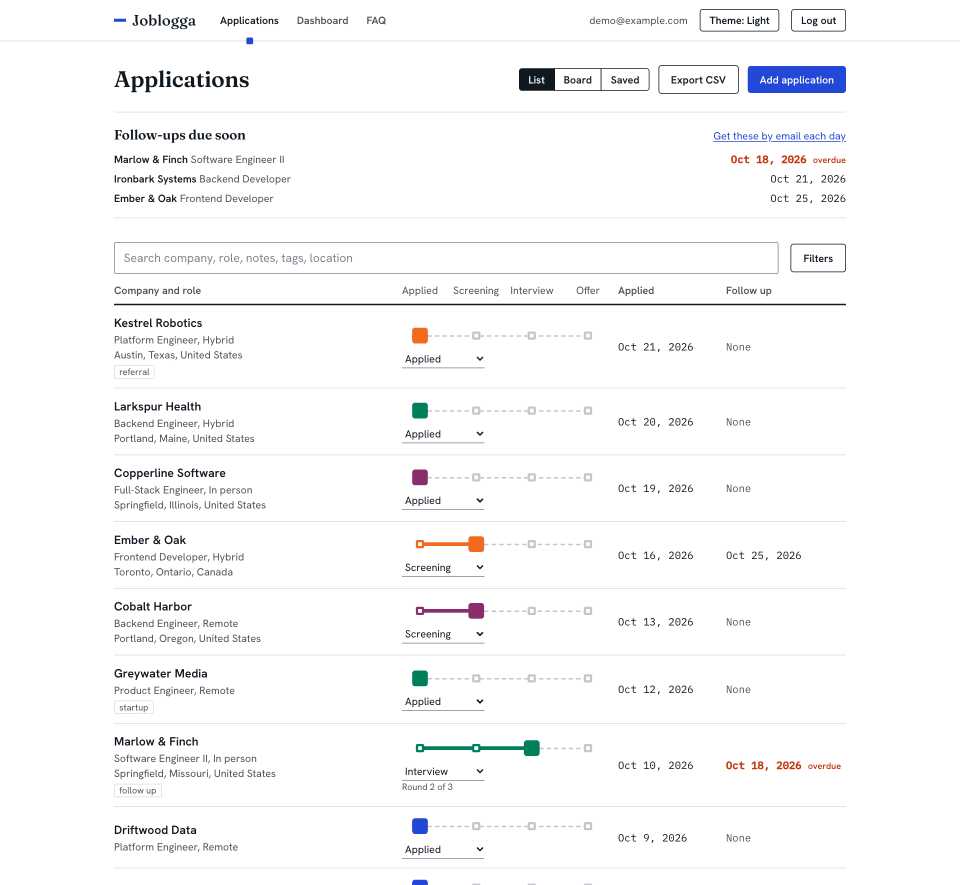
#> input picture docs/screenshots/applications-list-light.png, 1920 x 1770 px (shown at 1/2 size)
$ python compose_hero.py
#> lines starting #> are read from the running program, lines starting #| are printed output that depends on the picture
#!/usr/bin/env python3
"""Make the README's top picture: the applications list split down the middle, light theme on the left, dark on the right.

Two thumbnails side by side would shrink the text to a third of its size; one split picture keeps it readable and shows
both themes at once. Both halves are the same real screenshot of the same data (applications-list-light.png and
-dark.png, from capture.mjs); this only cuts and joins them. Run it after capture.mjs and before optimize.py. Needs Pillow.
"""

from pathlib import Path

from PIL import Image

HERE = Path(__file__).parent
SPLIT = 975  # x, in picture pixels: in the gap after the status meter and before the status menu and the filter boxes
HEIGHT = 1620  # stops after a whole row
RULE = 4  # a thin divider so the join reads as deliberate

light = Image.open(HERE / "applications-list-light.png").convert("RGB")
#> light is the input picture: PIL image 1920x1770 RGB; mean R, G, B 248.9, 249.2, 249.8
dark = Image.open(HERE / "applications-list-dark.png").convert("RGB")
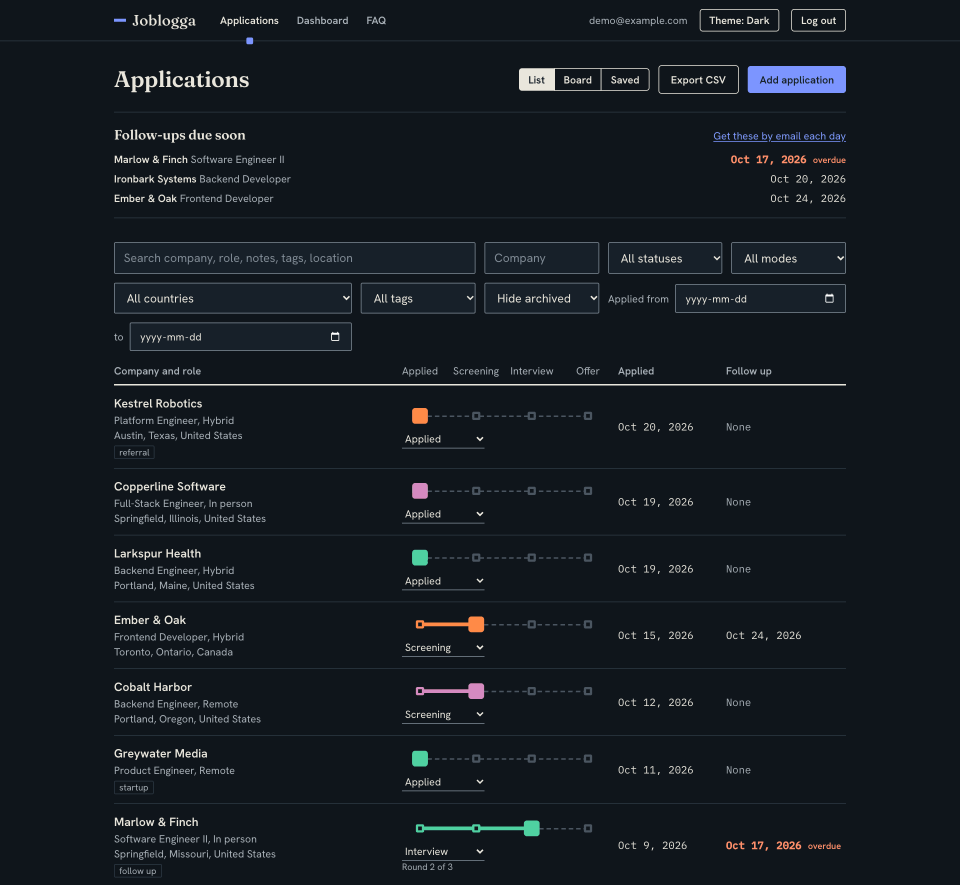
#> input picture docs/screenshots/applications-list-dark.png, 1920 x 1770 px (shown at 1/2 size)
#> dark is the input picture: PIL image 1920x1770 RGB; mean R, G, B 20.8, 26.9, 33.2
assert light.size == dark.size, "the two shots must be the same size"

hero = Image.new("RGB", (light.width, HEIGHT))
#> hero: PIL image 1920x1620 RGB; every value is 0
hero.paste(light.crop((0, 0, SPLIT, HEIGHT)), (0, 0))
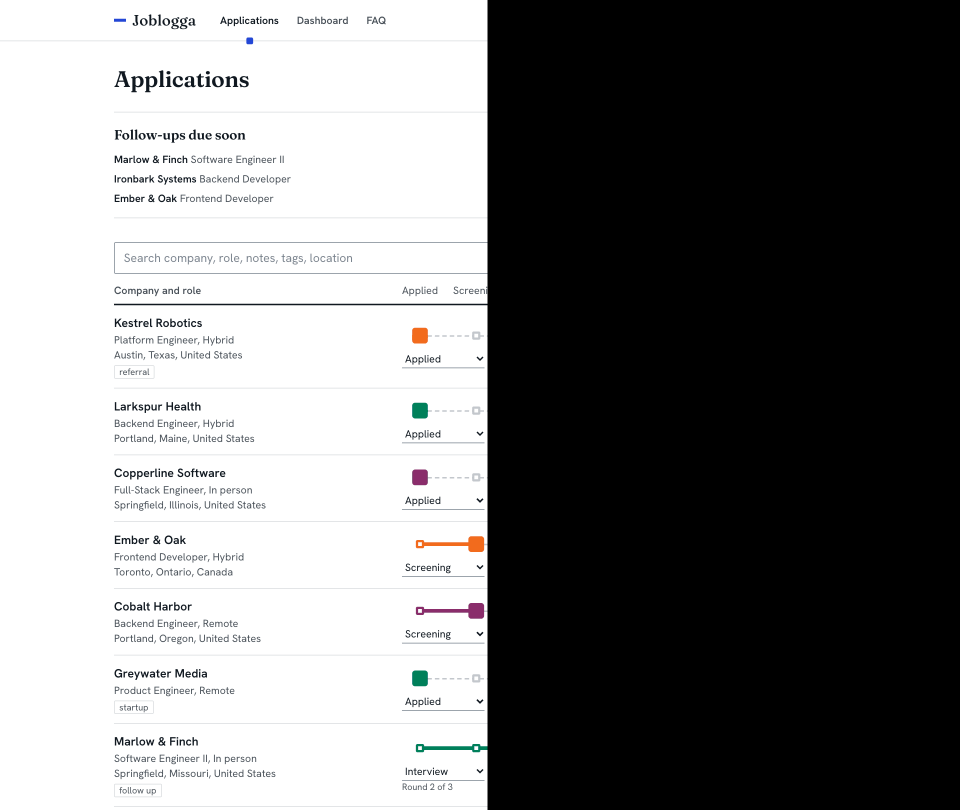
#> hero: PIL image 1920x1620 RGB (shown at 1/2 size); mean R, G, B 125.9, 125.9, 126
hero.paste(dark.crop((SPLIT, 0, light.width, HEIGHT)), (SPLIT, 0))
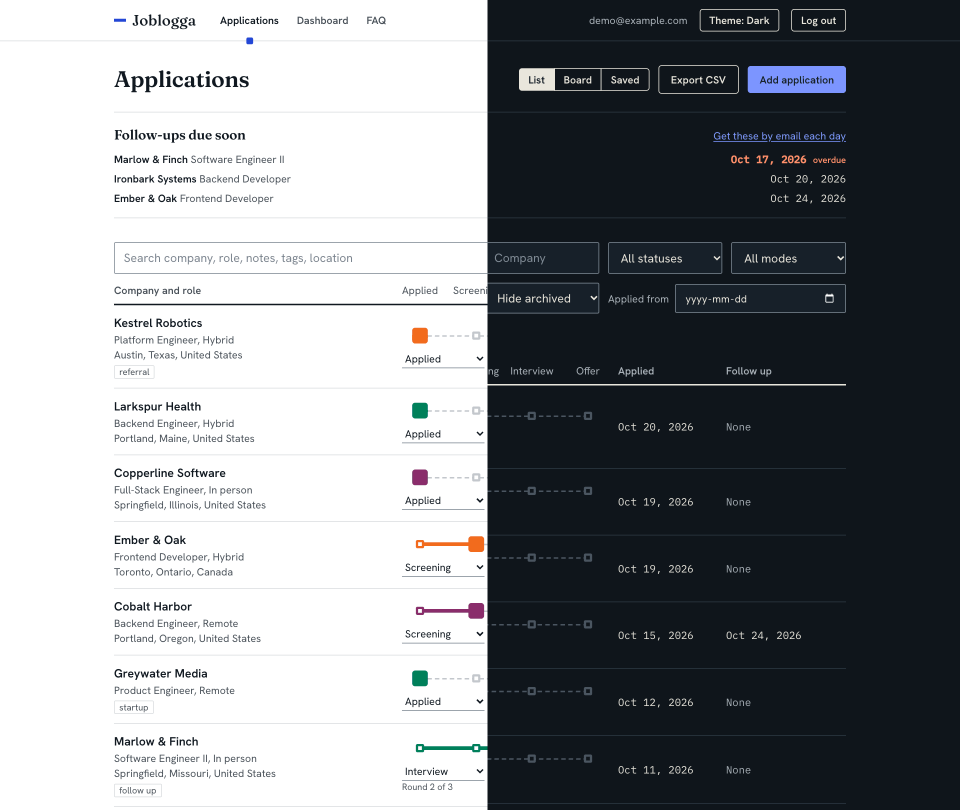
#> hero: PIL image 1920x1620 RGB (shown at 1/2 size); mean R, G, B 135.6, 138.7, 142.1
hero.paste((138, 138, 128), (SPLIT - RULE // 2, 0, SPLIT + RULE // 2, HEIGHT))
hero.save(HERE / "hero-light-dark.png")
print(f"hero-light-dark.png: {hero.width}x{hero.height}")
#| hero-light-dark.png: 1920x1620
